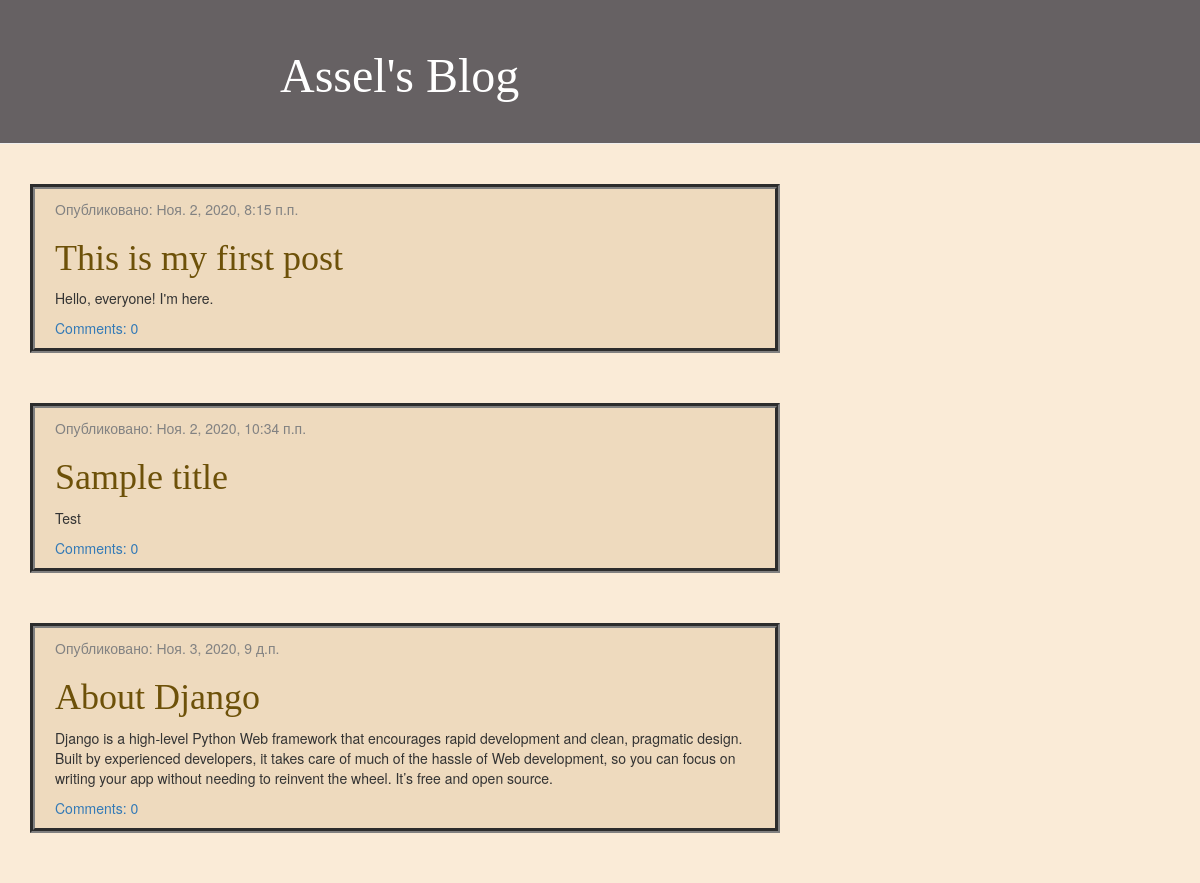
/, run on an earlier commit of the app's database.
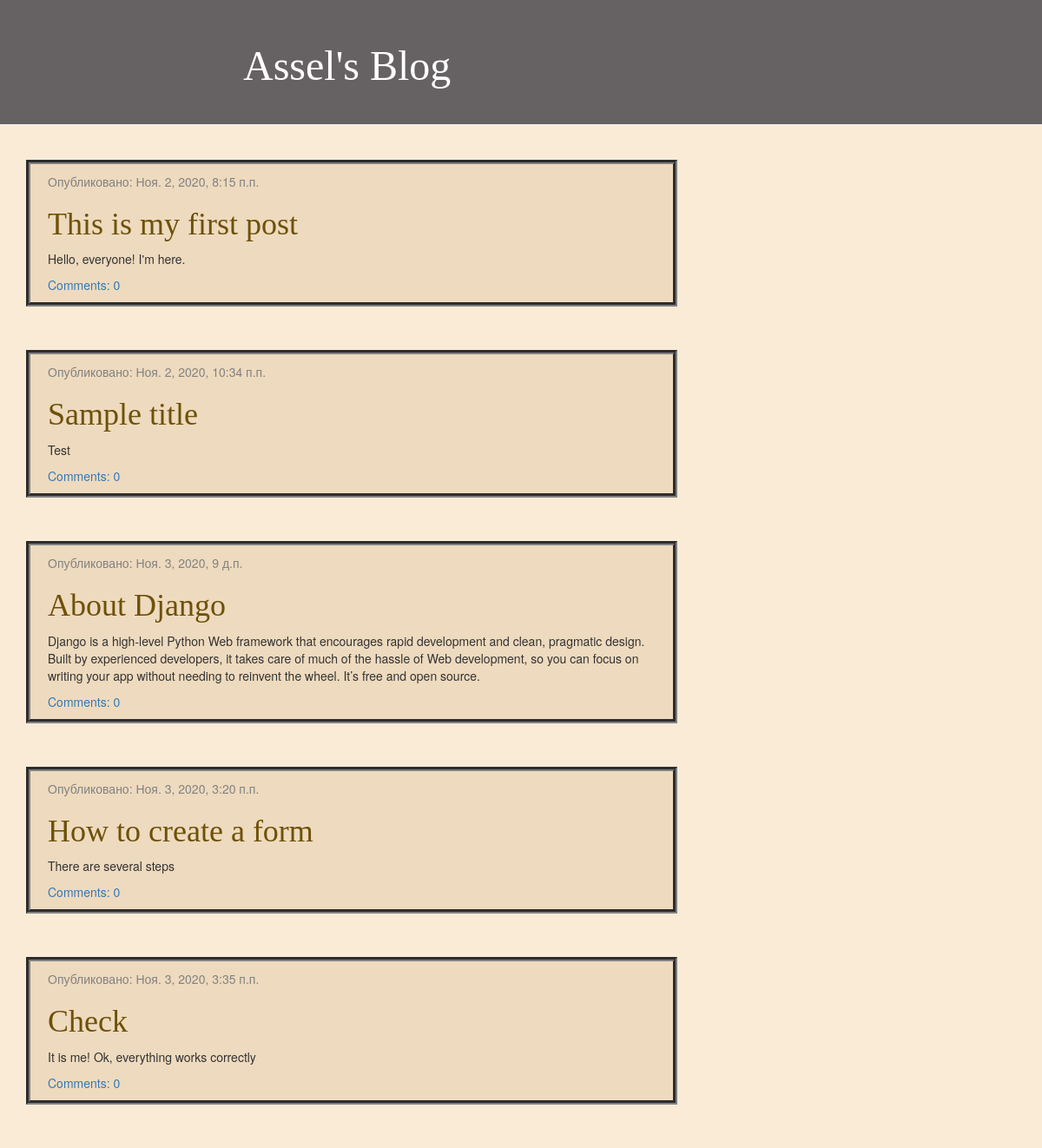
And on a later commit of the database.
### blog/models.py (models this page shows, shortened)
class Post(models.Model):
    author = models.ForeignKey(settings.AUTH_USER_MODEL, on_delete=models.CASCADE)
    title = models.CharField(max_length=200)
    text = models.TextField()
    created_date = models.DateTimeField(default=timezone.now)
    published_date = models.DateTimeField(blank=True, null=True)

### blog/views.py (the view)
# urls.py: path('', views.post_list, name='post_list'),
def post_list(request):
    posts = Post.objects.filter(published_date__lte=timezone.now()).order_by('published_date')
    return render(request, 'blog/post_list.html', {'posts':  posts})

### blog/templates/blog/post_list.html
{% extends 'blog/base.html' %}
{% block content %}
    {% for post in posts %}
        <div class="post">
            <div class="date">
                <p>Опубликовано: {{ post.published_date }}</p>
            </div>
            <h1><a href="{% url 'post_detail' pk=post.pk %}">{{ post.title }}</a></h1>
            <p>{{ post.text|linebreaksbr }}</p>
            <a href="{% url 'post_detail' pk=post.pk %}">Comments: {{ post.comments.count }}</a>
        </div>
    {% endfor %}
{% endblock %}

What changed in the data, as far as the page shows it:
added Post: published_date "Ноя. 3, 2020, 3:20 п.п.", title "How to create a form", text "There are several steps", comments.count "0"
added Post: published_date "Ноя. 3, 2020, 3:35 п.п.", title "Check", text "It is me! Ok, everything works correctly", comments.count "0"
